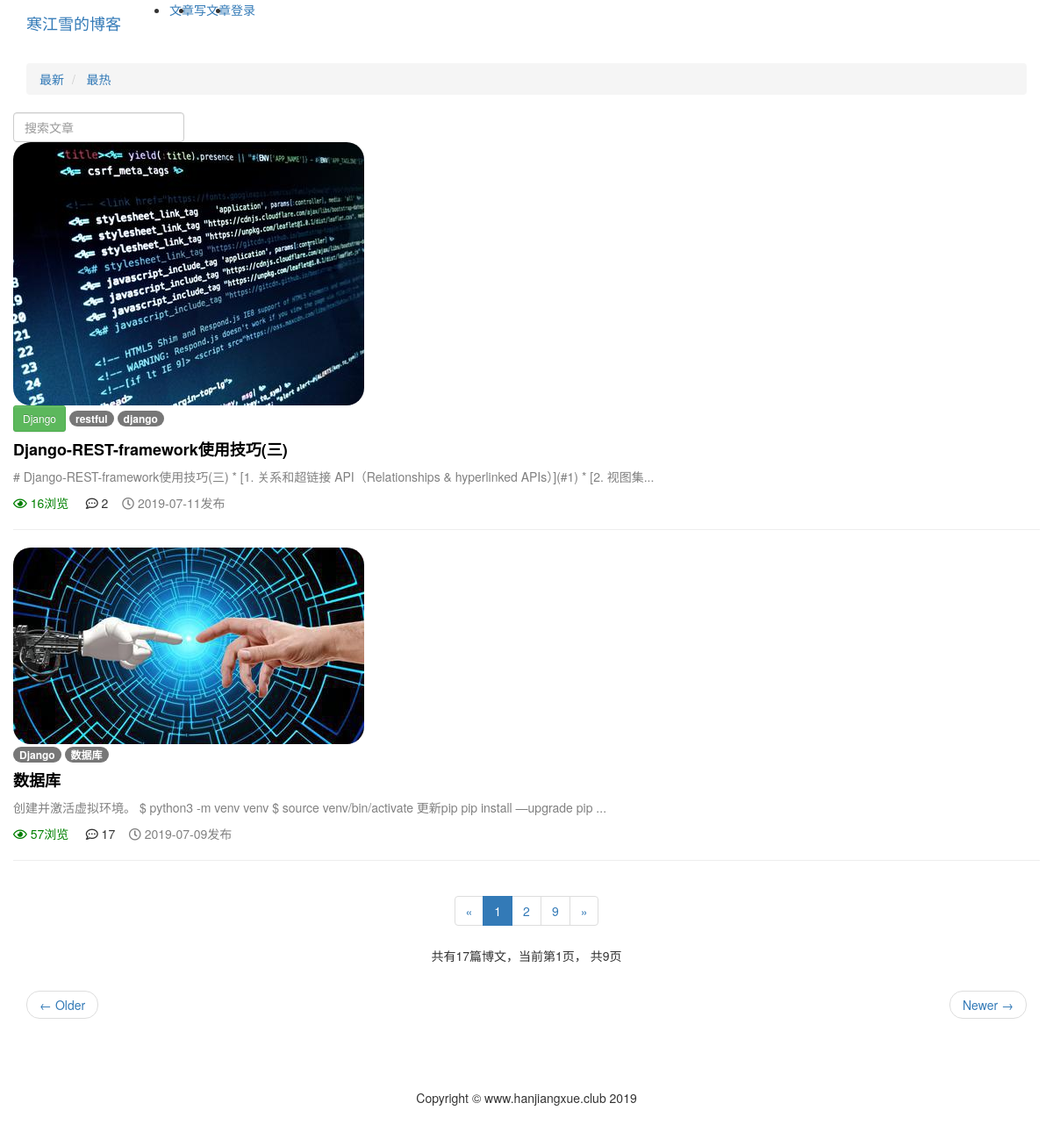
Page /article/article-list on the earlier database version.
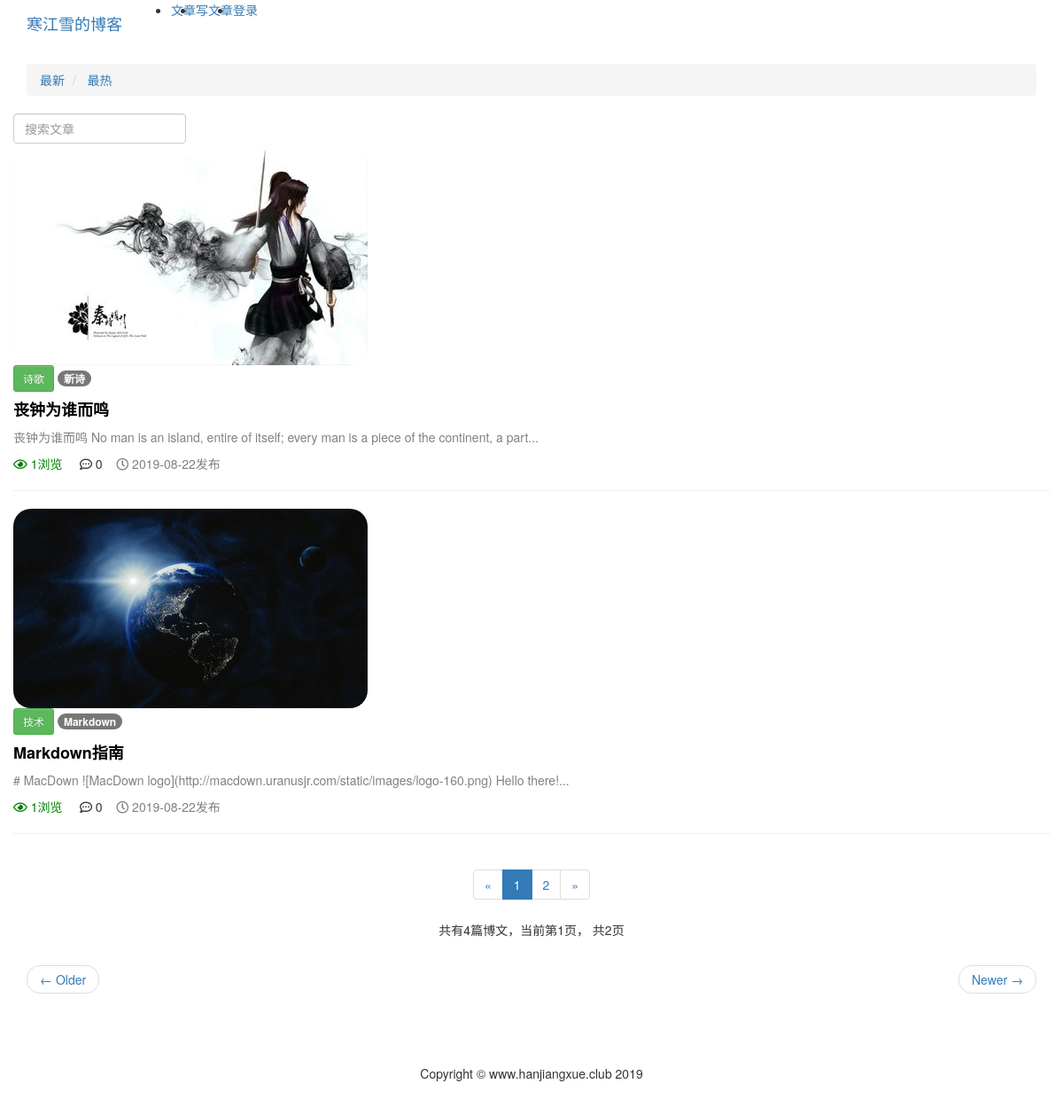
Same page on the later database version.
### article/models.py (models this page shows, shortened)
class ArticlePost(models.Model):
    author = models.ForeignKey(User, on_delete=models.CASCADE, verbose_name='文章')
    column = models.ForeignKey(ArticleColumn, null=True, blank=True, on_delete=models.CASCADE, related_name='article',
                               verbose_name='栏目')
    tags = TaggableManager(blank=True)
    avatar = models.ImageField(upload_to='article/%Y%m%d',blank=True)
    title = models.CharField(max_length=100, verbose_name='标题')
    body = models.TextField(verbose_name='正文')
    total_views = models.PositiveIntegerField(default=0,verbose_name='浏览量')
    created_time = models.DateTimeField(default=timezone.now, verbose_name='创建时间')
    update_time = models.DateTimeField(auto_now=True, verbose_name='更新时间')
    class Meta:
        ordering = ('-created_time',)  # 注意这里是元组（Tuple）
        verbose_name = "文章"
        verbose_name_plural = '文章'

class ArticleColumn(models.Model):
    title = models.CharField(max_length=200, blank=True, verbose_name='栏目标题')
    created = models.DateTimeField(default=timezone.now, verbose_name='栏目创建时间')
    def __str__(self):
        return self.title
    class Meta:
        verbose_name = '栏目'
        verbose_name_plural = '栏目'

### article/views.py (the view)
# urls.py: path('article-list', views.article_list, name='article_list'),
def article_list(request):
    search = request.GET.get('search')
    order = request.GET.get('order')
    column = request.GET.get('column')
    tag = request.GET.get('tag')
    article_list = ArticlePost.objects.all()
    if search:
        article_list = article_list.filter(
            Q(title__icontains=search)|
            Q(body__icontains=search)
        )
    else:
        search=''
    if column is not None and column.isdigit():
        article_list = article_list.filter(column=column)
    if tag and tag != 'None':
        article_list = article_list.filter(tags__name__in=[tag])
    if order == 'total_views':
        article_list = article_list.order_by('-total_views')
    paginator = Paginator(article_list, settings.BLOGS_NUM_PER_PAGE)
    page_number = request.GET.get('page')
    articles = paginator.get_page(page_number)
    current_page_num = articles.number
    page_range = list(range(max(current_page_num - 1, 1), current_page_num)) + \
                 list(range(current_page_num, min(current_page_num + 1, paginator.num_pages) + 1))
    if page_range[0] -1 >= 1:
        page_range.insert(0, '...')
    if page_range[-1] != paginator.num_pages:
        page_range.append(paginator.num_pages)
    if page_range[0] != 1:
        page_range.insert(0, 1)
    if page_range[-1] != paginator.num_pages:
        page_range.append(paginator.num_pages)
    context = {'articles': articles,
               'order': order,
               'search': search,
               'column': column,
               'tag': tag,
               'page_range': page_range
               }
    return render(request, 'article/list.html', context)

### templates/article/list.html (shortened to what the changed rows need)
{% extends 'base.html' %}
{% load staticfiles %}
{% block content %}
<div class="container">
      <div class="row mt-2">
          {% for article in articles %}
              {% if article.avatar %}
                  <div class="col-3">
                    <img src="{{ article.avatar.url }}" alt="avatar" style="max-width: 100%; border-radius: 20px">
                  </div>
              {% endif %}
           <div class="col">
               {% if article.column %}
                   <button type="button" class="btn btn-sm mb-2 btn-success"   href="{% url 'article:article_list' %}?tag={{ tag }}&column={{ column }} ">{{ article.column }}</button>
               {% endif %}
                <span>
                    {% for tag in article.tags.all %}
                        <a href="{% url 'article:article_list' %}?tag={{ tag }}&column={{ column }}" class="badge badge-secondary">{{ tag }}</a>
                    {% endfor %}
                </span>
               <h4 >
                   <b>
                       <a href="{% url 'article:article_detail' article.pk %}" style="color: black">{{ article.title }}</a>
                   </b>
               </h4>
               <div >
                   <p style="color: gray">{{ article.body|slice:'100' }}...</p>
               </div>
                <P>
                    <span style="color: green">
                        <i class="far fa-eye"></i>
                        {{ article.total_views }}浏览&nbsp;&nbsp;&nbsp;&nbsp;
                    </span>
                    <span>
                        <i class="far fa-comment-dots"></i>
                        {{ article.comments.count }}&nbsp;&nbsp;&nbsp;
                    </span>
                    <span style="color: grey">
                        <i class="far fa-clock"></i>
                        {{ article.created_time|date:'Y-m-d' }}发布&nbsp;&nbsp;&nbsp;
                    </span>
                </P>
           </div>
            <hr style="width: 100%;">
          {% endfor %}
      </div>
    </div>
    <div class="Page navigation container text-center">
        <ul class="pagination ">
            <li>
            </li>
            {% for page_num in page_range %}
                {% if page_num == articles.number %}
                    <li class="active">
                        <span>{{ page_num }}</span>
                    </li>
                {% else %}
                    {% if page_num == '...' %}
                        <li>
                            <span>{{ page_num }}</span>
                        </li>
                    {% else %}
                        <li>
                            <a href="?page={{ page_num }}">{{ page_num }}</a>
                        </li>
                    {% endif %}
                {% endif %}
            {% endfor %}
            <li>
            </li>
        </ul>
        <p class="text-center">共有{{ articles.paginator.count }}篇博文，当前第{{ articles.number }}页，
            共{{ articles.paginator.num_pages }}页
        </p>
    </div>
</div>
{% endblock content %}

Differences in the rows shown:
removed ArticlePost: avatar (picture), column "Django", title "Django-REST-framework使用技巧(三)", body "# Django-REST-framework使用技巧(三) * [1. 关系和超链接 API（Relationships & hyperlinked APIs）](#1) * [2. 视图集", total_views "16", comments.count "2", created_time "2019-07-11"
no longer on this page (row unchanged): Tag: name "restful", shown under "Django"
no longer on this page (row unchanged): Tag: name "django", shown under "Django"
removed ArticlePost: avatar (picture), title "数据库", body "创建并激活虚拟环境。 $ python3 -m venv venv $ source venv/bin/activate 更新pip pip install —upgrade pip", total_views "57", comments.count "17", created_time "2019-07-09"
no longer on this page (row unchanged): Tag: name "Django", shown under "数据库"
no longer on this page (row unchanged): Tag: name "数据库"
added ArticlePost: avatar (picture), column "诗歌", title "丧钟为谁而鸣", body "丧钟为谁而鸣 No man is an island, entire of itself; every man is a piece of the continent, a part", total_views "1", comments.count "0", created_time "2019-08-22"
added Tag: name "新诗", shown under "诗歌"
added ArticlePost: avatar (picture), column "技术", title "Markdown指南", body "# MacDown ![MacDown logo](http://macdown.uranusjr.com/static/images/logo-160.png) Hello there!", total_views "1", comments.count "0", created_time "2019-08-22"
added Tag: name "Markdown", shown under "技术"
Other differences:
{{ articles.paginator.count }}: "17" → "4"
{{ articles.paginator.num_pages }}: "9" → "2"
list line gone: "9"
